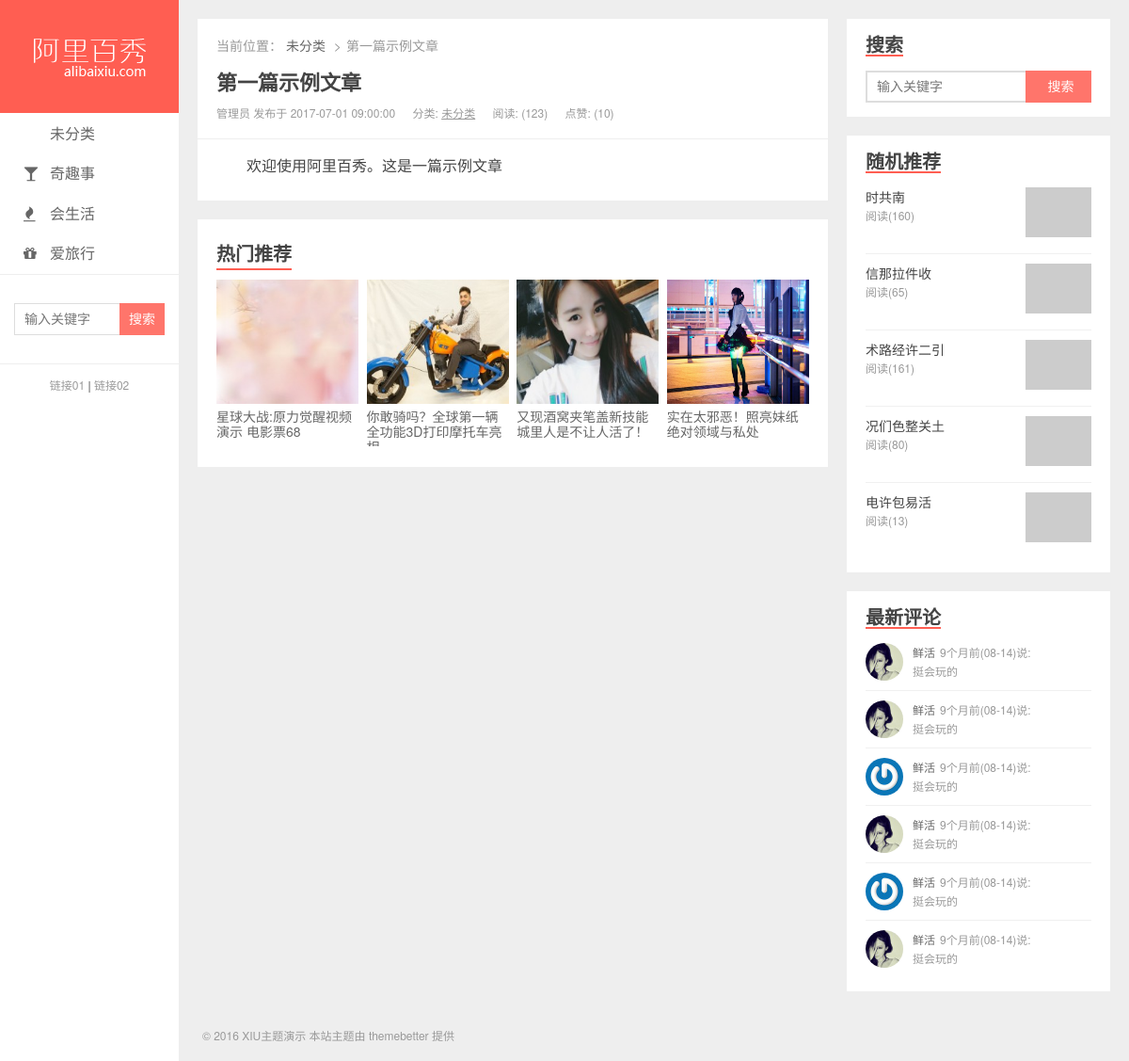
The app's page /detail.php?postId=2 with its own data.
### tables this page shows
CREATE TABLE categories (
  id int(11) NOT NULL AUTO_INCREMENT,
  slug varchar(200) NOT NULL COMMENT '别名，后期项目里面用来搜索用的',
  name varchar(50) NOT NULL COMMENT '分类名称',
  classname varchar(50) NOT NULL COMMENT '导航图标',
  PRIMARY KEY (id)
);

CREATE TABLE posts (
  id int(11) NOT NULL AUTO_INCREMENT COMMENT '主键',
  slug varchar(200) NOT NULL COMMENT '别名',
  title varchar(200) NOT NULL COMMENT '标题',
  feature varchar(200) DEFAULT NULL COMMENT '特色图像',
  created datetime NOT NULL COMMENT '创建时间',
  content text DEFAULT NULL COMMENT '内容',
  views int(11) NOT NULL DEFAULT 0 COMMENT '浏览数',
  likes int(11) NOT NULL DEFAULT 0 COMMENT '点赞数',
  status varchar(50) NOT NULL COMMENT '状态（drafted-草稿/published-已发布/trashed-已作废）',
  user_id int(11) NOT NULL COMMENT '用户 ID',
  category_id int(11) NOT NULL COMMENT '分类 ID',
  PRIMARY KEY (id)
);

CREATE TABLE users (
  id int(11) NOT NULL AUTO_INCREMENT COMMENT '主键',
  slug varchar(200) NOT NULL COMMENT '别名',
  email varchar(200) NOT NULL COMMENT '邮箱',
  password varchar(200) NOT NULL COMMENT '密码',
  nickname varchar(100) DEFAULT NULL COMMENT '昵称',
  avatar varchar(200) DEFAULT NULL COMMENT '头像',
  bio varchar(500) DEFAULT NULL COMMENT '简介',
  status varchar(50) NOT NULL COMMENT '状态（未激活（unactivated）/ 激活（activated）/ 禁止（forbidden）/ 回收站（trashed））',
  PRIMARY KEY (id)
);

### public/mysql.php (called while the page is built, shortened)
<?php
    function query($connect, $sql){
        $result = mysqli_query($connect, $sql);
        $arr = [];
        while($res = mysqli_fetch_assoc($result)){
        	$arr[] = $res;
        }
        return $arr;
    }
 ?>

### detail.php (the view, shortened to what this page needs)
<?php
   $postId = $_GET['postId'];
   include_once './public/mysql.php';
   $connect = connect();
   $detail_sql = "select p.title, p.created, p.content, p.views, p.likes, c.name, u.nickname from posts p
     left join users u on p.user_id = u.id
     left join categories c on c.id = p.category_id
     where p.id = {$postId}";
   $detail_arr = query($connect, $detail_sql);
 ?>
<!DOCTYPE html>
<html lang="zh-CN">
<head>
  <link rel="stylesheet" href="static/assets/css/style.css">
  <link rel="stylesheet" href="static/assets/vendors/font-awesome/css/font-awesome.css">
</head>
<body>
  <div class="wrapper">
    <?php include_once './public/header.php' ?>
    <?php include_once './public/aside.php' ?>
    <div class="content">
      <div class="article">
        <div class="breadcrumb">
          <dl>
            <dt>当前位置：</dt>
            <dd><a href="javascript:;"><?php echo $detail_arr[0]['name'] ?></a></dd>
            <dd><?php echo $detail_arr[0]['title'] ?></dd>
          </dl>
        </div>
        <h2 class="title">
          <a href="javascript:;"><?php echo $detail_arr[0]['title'] ?></a>
        </h2>
        <div class="meta">
          <span><?php echo $detail_arr[0]['nickname'] ?> 发布于 <?php echo $detail_arr[0]['created'] ?></span>
          <span>分类: <a href="javascript:;"><?php echo $detail_arr[0]['name'] ?></a></span>
          <span>阅读: (<?php echo $detail_arr[0]['views'] ?>)</span>
          <span>点赞: (<?php echo $detail_arr[0]['likes'] ?>)</span>
        </div>
        <div class="content-detail"><?php echo $detail_arr[0]['content'] ?></div>
      </div>
      <div class="panel hots">
        <h3>热门推荐</h3>
        <ul>
          <li>
            <a href="javascript:;">
              <img src="static/uploads/hots_2.jpg" alt="">
              <span>星球大战:原力觉醒视频演示 电影票68</span>
            </a>
          </li>
          <li>
            <a href="javascript:;">
              <img src="static/uploads/hots_3.jpg" alt="">
              <span>你敢骑吗？全球第一辆全功能3D打印摩托车亮相</span>
            </a>
          </li>
          <li>
            <a href="javascript:;">
              <img src="static/uploads/hots_4.jpg" alt="">
              <span>又现酒窝夹笔盖新技能 城里人是不让人活了！</span>
            </a>
          </li>
          <li>
            <a href="javascript:;">
              <img src="static/uploads/hots_5.jpg" alt="">
              <span>实在太邪恶！照亮妹纸绝对领域与私处</span>
            </a>
          </li>
        </ul>
      </div>
    </div>
    <div class="footer">
      <p>© 2016 XIU主题演示 本站主题由 themebetter 提供</p>
    </div>
  </div>
</body>
</html>

### public/header.php
<?php
   include_once './public/mysql.php';
   $connect = connect();
   $header_sql = 'select * from categories';
   $header_arr = query($connect, $header_sql);
 ?>
<div class="header">
      <h1 class="logo"><a href="index.html"><img src="static/assets/img/logo.png" alt=""></a></h1>
      <ul class="nav">
        <?php foreach ($header_arr as $key => $value) { ?>
          <li><a href="./list.php?categoryID=<?php echo $value['id'] ?>"><i class="fa <?php echo $value['classname'] ?>"></i><?php echo $value['name'] ?></a></li>
        <?php } ?>
      </ul>
      <div class="search">
        <form>
          <input type="text" class="keys" placeholder="输入关键字">
          <input type="submit" class="btn" value="搜索">
        </form>
      </div>
      <div class="slink">
        <a href="javascript:;">链接01</a> | <a href="javascript:;">链接02</a>
      </div>
</div>

### public/aside.php
<?php
   include_once './public/mysql.php';
   $connect = connect();
   $aside_sql = 'select id, title, feature, views from posts order by rand() limit 5';
   $aside_arr = query($connect, $aside_sql);
 ?>
<div class="aside">
      <div class="widgets">
        <h4>搜索</h4>
        <div class="body search">
          <form>
            <input type="text" class="keys" placeholder="输入关键字">
            <input type="submit" class="btn" value="搜索">
          </form>
        </div>
      </div>
      <div class="widgets">
        <h4>随机推荐</h4>
        <ul class="body random">
          <?php
            foreach ($aside_arr as $key => $value) { ?>
              <li>
              <a href="javascript:;">
              <p class="title"><?php echo $value['title'] ?></p>
              <p class="reading">阅读(<?php echo $value['views'] ?>)</p>
              <div class="pic">
              <img src="<?php echo $value['feature'] ?>" alt="">
              </div>
              </a>
          </li>
          <?php } ?>
        </ul>
      </div>
      <div class="widgets">
        <h4>最新评论</h4>
        <ul class="body discuz">
          <li>
            <a href="javascript:;">
              <div class="avatar">
                <img src="static/uploads/avatar_1.jpg" alt="">
              </div>
              <div class="txt">
                <p>
                  <span>鲜活</span>9个月前(08-14)说:
                </p>
                <p>挺会玩的</p>
              </div>
            </a>
          </li>
          <li>
            <a href="javascript:;">
              <div class="avatar">
                <img src="static/uploads/avatar_1.jpg" alt="">
              </div>
              <div class="txt">
                <p>
                  <span>鲜活</span>9个月前(08-14)说:
                </p>
                <p>挺会玩的</p>
              </div>
            </a>
          </li>
          <li>
            <a href="javascript:;">
              <div class="avatar">
                <img src="static/uploads/avatar_2.jpg" alt="">
              </div>
              <div class="txt">
                <p>
                  <span>鲜活</span>9个月前(08-14)说:
                </p>
                <p>挺会玩的</p>
              </div>
            </a>
          </li>
          <li>
            <a href="javascript:;">
              <div class="avatar">
                <img src="static/uploads/avatar_1.jpg" alt="">
              </div>
              <div class="txt">
                <p>
                  <span>鲜活</span>9个月前(08-14)说:
                </p>
                <p>挺会玩的</p>
              </div>
            </a>
          </li>
          <li>
            <a href="javascript:;">
              <div class="avatar">
                <img src="static/uploads/avatar_2.jpg" alt="">
              </div>
              <div class="txt">
                <p>
                  <span>鲜活</span>9个月前(08-14)说:
                </p>
                <p>挺会玩的</p>
              </div>
            </a>
          </li>
          <li>
            <a href="javascript:;">
              <div class="avatar">
                <img src="static/uploads/avatar_1.jpg" alt="">
              </div>
              <div class="txt">
                <p>
                  <span>鲜活</span>9个月前(08-14)说:
                </p>
                <p>挺会玩的</p>
              </div>
            </a>
          </li>
        </ul>
      </div>
    </div>

### records on screen
categories: name "未分类"
categories: name "奇趣事"
categories: name "会生活"
categories: name "爱旅行"
posts: title "时共南", views "160"
posts: title "信那拉件收", views "65"
posts: title "术路经许二引", views "161"
posts: title "况们色整关土", views "80"
posts: title "电许包易活", views "13"
posts: category.name "未分类", title "第一篇示例文章", user.nickname "管理员", created "2017-07-01 09:00:00", views "123", likes "10", content "欢迎使用阿里百秀。这是一篇示例文章"
